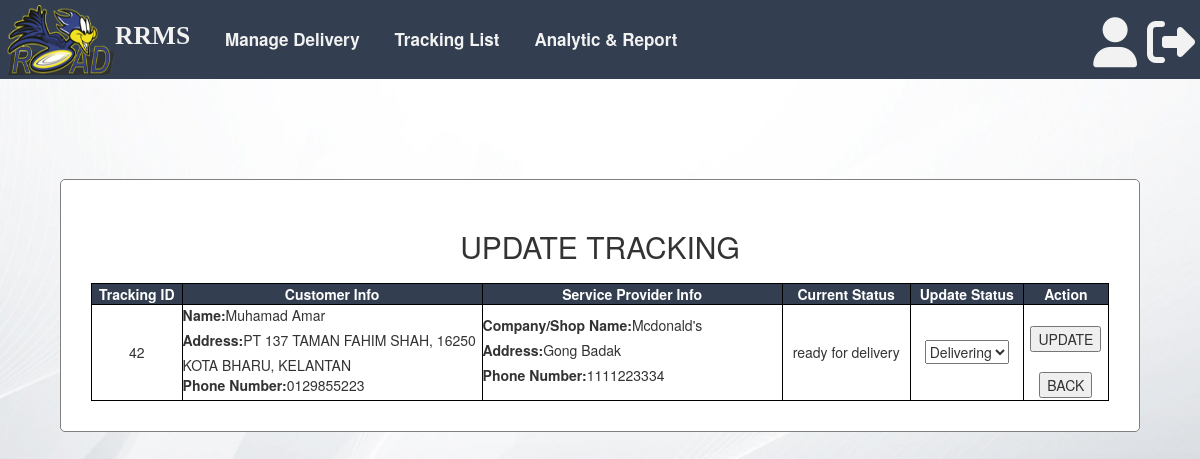
Page /ApplicationLayer/ManageTrackingAnalyticView/updateTracking.php?Tracking_ID=42 on the committed database.
### tables this page shows
CREATE TABLE `tracking` (
  `Tracking_ID` int(11) NOT NULL,
  `Cus_ID` int(11) NOT NULL,
  `ServiceP_ID` int(11) NOT NULL,
  `Runner_ID` int(11) NOT NULL DEFAULT 0,
  `Order_ID` int(11) NOT NULL,
  `DeliveryStatus` varchar(50) NOT NULL DEFAULT 'ready for delivery',
  `ReceiveStatus` varchar(50) NOT NULL DEFAULT 'not received yet',
  `Salary` double NOT NULL DEFAULT 5,
  `date` date NOT NULL DEFAULT current_timestamp(),
  `Assignation` varchar(50) NOT NULL DEFAULT 'Not Ready'
);

CREATE TABLE `customer` (
  `Cus_ID` int(11) NOT NULL,
  `Role_No` int(10) NOT NULL,
  `Cus_Name` varchar(50) NOT NULL,
  `Cus_PhoneNo` varchar(50) NOT NULL,
  `Cus_Address` varchar(255) NOT NULL,
  `Cus_Email` varchar(255) NOT NULL,
  `Cus_Password` varchar(50) NOT NULL
);

CREATE TABLE `serviceprovider` (
  `ServiceP_ID` int(11) NOT NULL,
  `Role_No` int(10) NOT NULL,
  `SP_Type` varchar(50) NOT NULL,
  `SP_Name` varchar(50) NOT NULL,
  `SP_BussRegNo` varchar(50) NOT NULL,
  `SP_Address` varchar(255) NOT NULL,
  `SP_PhoneNo` varchar(50) NOT NULL,
  `SP_Email` varchar(50) NOT NULL,
  `SP_Password` varchar(50) NOT NULL,
  `SP_BankType` varchar(50) NOT NULL,
  `SP_AccNo` varchar(50) NOT NULL
);

### BusinessServicesLayer/controller/Tracking Analytic Controller.php (called while the page is built, shortened)
<?php
require_once $_SERVER["DOCUMENT_ROOT"].'/RRMS/BusinessServicesLayer/model/Tracking Analytic Model.php';
class trackingAnalyticController
{
    function viewTrackStatus($Tracking_ID){
        $tracking = new trackingAnalyticModel();
        $tracking->Tracking_ID = $Tracking_ID;
        return $tracking->viewStatus();
    }
}
?>

### BusinessServicesLayer/model/Tracking Analytic Model.php (called while the page is built, shortened)
<?php
class trackingAnalyticModel{
    function connect()
    {
        $pdo = new PDO('mysql:host=localhost;dbname=rrms', 'root', '');
        $pdo->setAttribute(PDO::ATTR_ERRMODE, PDO::ERRMODE_EXCEPTION);
        return $pdo;
    }
        function viewStatus(){
            $sql = "select * from tracking inner join customer inner join serviceprovider on tracking.Cus_ID=customer.Cus_ID and tracking.ServiceP_ID = serviceprovider.ServiceP_ID where tracking.Tracking_ID=:Tracking_ID";
            $args = [':Tracking_ID'=>$this->Tracking_ID];
            $stmt = trackingAnalyticModel::connect()->prepare($sql);
            $stmt->execute($args);
            return $stmt;
        }
}
?>

### ApplicationLayer/ManageTrackingAnalyticView/updateTracking.php (the view, shortened to what this page needs)
<!DOCTYPE html>
<html>
<head>
   		<?php
   			include '../../includes/runnerTopNaviBar.php';
		?>
  </head>
</head>
<body>
	<?php
	require_once $_SERVER["DOCUMENT_ROOT"].'/RRMS/BusinessServicesLayer/controller/Tracking Analytic Controller.php';
	$Tracking_ID = $_GET['Tracking_ID'];
	$tracking = new trackingAnalyticController();
	$data = $tracking->viewTrackStatus($Tracking_ID);
	?>
    <div id="frm">
    	<h2>UPDATE TRACKING</h2>
		<form action="" method="POST">
			<table style="margin-top: 20px;" width="100%">
				<?php
    			foreach($data as $row){
    			?>
				<tr id="first">
					<th>Tracking ID</th>
					<th>Customer Info</th>
					<th>Service Provider Info</th>
					<th>Current Status</th>
					<th>Update Status</th>
					<th>Action</th>
				</tr>
				<tr>
					<td><?=$row['Tracking_ID']?></td>
					<td style="text-align: left; width: 300px;">
						<label>Name: </label><?=$row['Cus_Name']?><br>
						<label>Address: </label><?=$row['Cus_Address']?><br>
						<label>Phone Number: </label><?=$row['Cus_PhoneNo']?>
					</td>
					<td style="text-align: left; width: 300px;">
						<label>Company/Shop Name: </label><?=$row['SP_Name']?><br>
						<label>Address: </label><?=$row['SP_Address']?><br>
						<label>Phone Number: </label><?=$row['SP_PhoneNo']?>
					</td>
					<td><?=$row['DeliveryStatus']?></td>
					<td>
						<select name="DeliveryStatus">
							<option value="Delivering">Delivering</option>
						</select>
					</td>
					<td>
						<br><input type="submit" name="update" value="UPDATE" id="updateButton"><br>
						<br><input type="button" onclick="location.href='trackingList.php'" value="BACK" id="backButton"><br>
					</td>
				</tr>
				<?php
				}
				?>
			</table>
		</form>
    </div>
</body>
</html>

### includes/ExternalCSS/tracking.css (style rules this page uses)
body { background-color: #eee; }
#frm { text-align: center; border: solid grey 1px; width: 90%; border-radius: 5px; margin: 100px auto; background: white; padding: 30px; }

### includes/runnerTopNaviBar.php (style rules this page uses)
body { background: url(../../includes/ExternalImage/background.jpg) no-repeat center center fixed; -webkit-background-size: cover; -moz-background-size: cover; -o-background-size: cover; background-size: cover; }

### ApplicationLayer/ManageTrackingAnalyticView/updateTracking.php (style rules this page uses)
table, th, td { border: 1px solid black; border-collapse: collapse; text-align: center; background-color: ; }
table tr#first { border:inset 4px solid black; color:white; background-color:rgb(51, 63, 80); }

### rows in the picture
tracking: Tracking_ID "42", Cus_ID.Cus_Name "Muhamad Amar", Cus_ID.Cus_Address "PT 137 TAMAN FAHIM SHAH, 16250 KOTA BHARU, KELANTAN", Cus_ID.Cus_PhoneNo "0129855223", ServiceP_ID.SP_Name "Mcdonald's", ServiceP_ID.SP_Address "Gong Badak", ServiceP_ID.SP_PhoneNo "1111223334", DeliveryStatus "ready for delivery"
